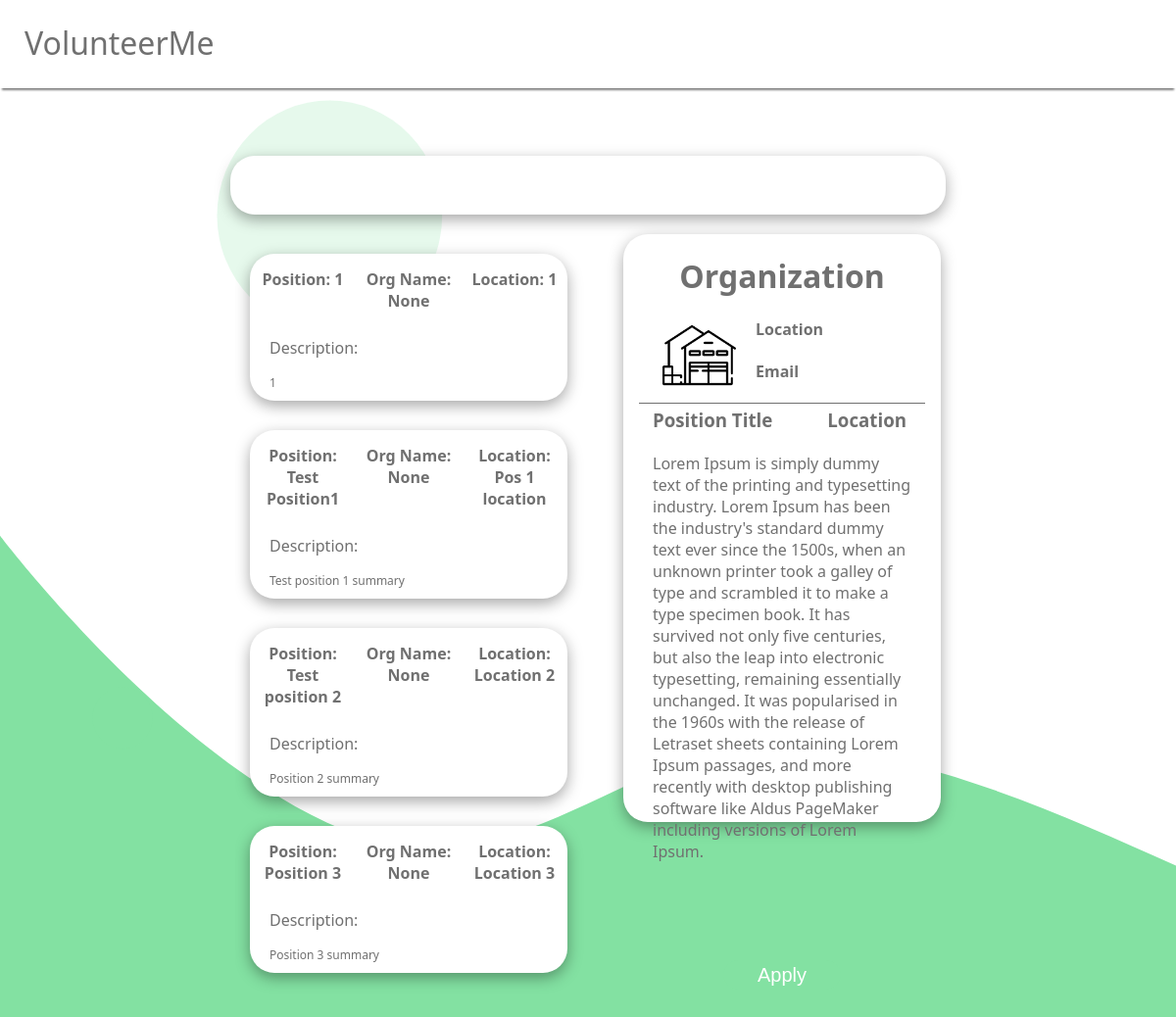
The page /volpositions on the database its author committed.
### app/models.py (models this page shows)
class Position(db.Model):
    id = db.Column(db.Integer, primary_key = True)
    num_spots = db.Column(db.Integer)
    spots_filled = db.Column(db.Integer)
    pos_name = db.Column(db.String(100))
    pos_summary = db.Column(db.String(1000))
    pos_org = db.Column(db.String(100))
    pos_location = db.Column(db.String(100))
    org_id = db.Column(db.Integer, db.ForeignKey('organization.id'))
    applicants = db.relationship('Applicant', backref = 'owner', lazy='dynamic')

### app/routes.py (the view)
@app.route('/volpositions')
def volpositions():
    form = Filter()
    orgs = Organization.query.all() #query might be wrong?
    return render_template('volpositions.html', orgs=orgs)

### app/templates/volpositions.html (shortened to what this page needs)
{% extends 'base.html' %}
{% block head %}
<link rel="stylesheet" href="../static/index.css">
<link rel="stylesheet" href="../static/position.css">
{% endblock %}
{% block content %}
<body>
    <div class="header">
        <div class="title">
            <a href="{{url_for('index')}}">
            <h1>VolunteerMe</h1>
            </a>
        </div>
    </div>
    <div class="content-container">
        <div class="tags-bar">
        </div>
        <div class="posts-container">
            <div class="postings-container">
                {% for org in orgs %}
                {% for position in org.positions %}
                <div class="postings">
                    <div class="heading-post">
                        <h4 class="pos-title">Position: {{position.pos_name}}</h4>
                        <h4 class="org-name">Org Name: {{position.pos_org}}</h4>
                        <h4 class="pos-location">Location: {{position.pos_location}}</h4>
                    </div>
                    <p style="margin-left:20px; text-align: initial">Description:</p>
                    <p class="pos-description">{{position.pos_summary}}</p>
                </div>
                {% endfor %}
                {% endfor %}
            </div>
            <div class="info-container">
                <h1 class="org-highlighted-name">Organization</h1>
                <img src="../static/warehouse.png" height="75" width="75" alt="">
                <h4 class="org-location">Location</h4>
                <h4 class="org-email">Email</h4>
                <h3 class="pos-highlighted-title">Position Title</h3>
                <h3 class="pos-highlighted-location">Location</h3>
                <div class="divider"></div>
                <p class="pos-highlighted-description">
                    Lorem Ipsum is simply dummy text of the printing and
                    typesetting industry. Lorem Ipsum has been the industry's
                    standard dummy text ever since the 1500s, when an unknown
                    printer took a galley of type and scrambled it to make a
                    type specimen book. It has survived not only five centuries,
                    but also the leap into electronic typesetting, remaining
                    essentially unchanged. It was popularised in the 1960s with
                    the release of Letraset sheets containing Lorem Ipsum passages,
                    and more recently with desktop publishing software like Aldus
                    PageMaker including versions of Lorem Ipsum.
                </p>
                <button class="apply-btn">Apply</button>
            </div>
        </div>
    </div>
</body>
{% endblock %}

### app/templates/base.html (shortened to what this page needs)
<!DOCTYPE html>
<html lang="en">
<head>
    <link rel="stylesheet" href="../static/css/style.css">
    {% block head %} {% endblock %}
</head>
<body>
    <div>
        {% block content %}{% endblock %}
    </div>
</body>
</html>

### app/static/index.css (style rules this page uses)
html { height: 100%; }
body { margin: 0px; background-image: url(Landing-background-white.png); font-family: 'Segoe UI', Tahoma, Geneva, Verdana, sans-serif; color: #707070; }
a { text-decoration: none; }
.header { background-color: white; padding-bottom: 3px; margin-bottom: 69px; padding-top: 1px; color: #707070; font-family: 'Segoe UI', Tahoma, Geneva, Verdana, sans-serif; box-shadow: 0 4px 2px -2px gray; }
.header h1 { width: 25%; font-weight: 400; padding-left: 25px; }
.title > a { text-decoration: none; color: #707070; }
.title { width: 10%; display: inline-block; }

### app/static/position.css (style rules this page uses)
body { background-image: url('VolunteerPositions-Background-SVG.svg'); background-size: cover; }
.content-container { text-align: center; }
.tags-bar { background-color: white; box-shadow: rgba(0, 0, 0, 0.35) 0px 5px 15px; width: 60%; margin: auto; border-radius: 25px; padding: 5px; text-align: -webkit-right; margin-bottom: 20px; height: 50px; }
.posts-container { justify-content: space-around; width: 60%; margin: auto; padding: 0px 50px; }
.postings, .info-container { background: white; }
.postings { float: left; width: 90%; border-radius: 25px; box-shadow: rgba(0, 0, 0, 0.35) 0px 5px 15px; margin-top: 20px; margin-bottom: 10px; margin-left: 15px; margin-right: 15px; }
.postings-container { overflow-y: scroll; height: 70vh; margin-bottom: 30px; float: left; width: 50%; }
.heading-post { display: flex; margin-top: 5px; }
.heading-post * { margin: 10px; }
.pos-title, .org-name, .pos-location { width: 30%; }
.pos-description { font-size: 12px; margin: 0px 20px 10px 20px; text-align: justify; }
.info-container { float: right; width: 45%; height: 600px; border-radius: 25px; box-shadow: rgba(0, 0, 0, 0.35) 0px 5px 15px; position: relative; }
.info-container > img { float: left; margin-left: 40px; margin-right: 20px; }
.org-location, .org-email { text-align: initial; }
.pos-highlighted-title { float: left; margin-left: 30px; }
.pos-highlighted-location { float: right; margin-right: 35px; }
.pos-highlighted-location, .pos-highlighted-title { margin-top: 5px; }
.divider { background: #707070; height: 1px; width: 90%; margin: auto; }
.pos-highlighted-description { text-align: left; margin: 50px 30px 0px 30px; }
.apply-btn { border-radius: 30px; margin-top: 100px; width: 120px; background-color: #83E1A2; color: white; height: 30px; font-size: 20px; border: none; }

### rows shown on the page
Position: pos_name "1", pos_org "None", pos_location "1", pos_summary "1"
Position: pos_name "Test Position1", pos_org "None", pos_location "Pos 1 location", pos_summary "Test position 1 summary"
Position: pos_name "Test position 2", pos_org "None", pos_location "Location 2", pos_summary "Position 2 summary"
Position: pos_name "Position 3", pos_org "None", pos_location "Location 3", pos_summary "Position 3 summary"
